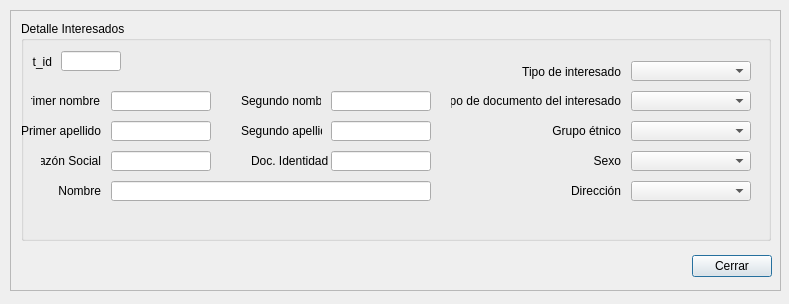
<?xml version="1.0" encoding="UTF-8"?>
<ui version="4.0">
 <class>Dialog</class>
 <widget class="QDialog" name="Dialog">
  <property name="geometry">
   <rect>
    <x>0</x>
    <y>0</y>
    <width>789</width>
    <height>304</height>
   </rect>
  </property>
  <property name="windowTitle">
   <string>Dialog</string>
  </property>
  <widget class="QScrollArea" name="scrollArea">
   <property name="geometry">
    <rect>
     <x>10</x>
     <y>10</y>
     <width>771</width>
     <height>281</height>
    </rect>
   </property>
   <property name="widgetResizable">
    <bool>true</bool>
   </property>
   <widget class="QWidget" name="scrollAreaWidgetContents">
    <property name="geometry">
     <rect>
      <x>0</x>
      <y>0</y>
      <width>769</width>
      <height>279</height>
     </rect>
    </property>
    <widget class="QWidget" name="layoutWidget">
     <property name="geometry">
      <rect>
       <x>10</x>
       <y>240</y>
       <width>751</width>
       <height>31</height>
      </rect>
     </property>
     <layout class="QHBoxLayout" name="horizontalLayout">
      <item alignment="Qt::AlignRight">
       <widget class="QPushButton" name="pushButton_cerrar">
        <property name="text">
         <string>Cerrar</string>
        </property>
       </widget>
      </item>
     </layout>
    </widget>
    <widget class="QGroupBox" name="Info_complementaria">
     <property name="geometry">
      <rect>
       <x>10</x>
       <y>10</y>
       <width>750</width>
       <height>220</height>
      </rect>
     </property>
     <property name="minimumSize">
      <size>
       <width>750</width>
       <height>220</height>
      </size>
     </property>
     <property name="maximumSize">
      <size>
       <width>750</width>
       <height>250</height>
      </size>
     </property>
     <property name="title">
      <string>Detalle Interesados</string>
     </property>
     <widget class="QLabel" name="label_16">
      <property name="geometry">
       <rect>
        <x>10</x>
        <y>70</y>
        <width>69</width>
        <height>20</height>
       </rect>
      </property>
      <property name="minimumSize">
       <size>
        <width>69</width>
        <height>20</height>
       </size>
      </property>
      <property name="maximumSize">
       <size>
        <width>69</width>
        <height>20</height>
       </size>
      </property>
      <property name="text">
       <string>Primer nombre</string>
      </property>
      <property name="alignment">
       <set>Qt::AlignRight|Qt::AlignTrailing|Qt::AlignVCenter</set>
      </property>
     </widget>
     <widget class="QLineEdit" name="lineEdit_primer_nombre">
      <property name="geometry">
       <rect>
        <x>90</x>
        <y>70</y>
        <width>100</width>
        <height>20</height>
       </rect>
      </property>
      <property name="minimumSize">
       <size>
        <width>100</width>
        <height>20</height>
       </size>
      </property>
      <property name="maximumSize">
       <size>
        <width>100</width>
        <height>20</height>
       </size>
      </property>
     </widget>
     <widget class="QLabel" name="label_17">
      <property name="geometry">
       <rect>
        <x>220</x>
        <y>70</y>
        <width>80</width>
        <height>20</height>
       </rect>
      </property>
      <property name="minimumSize">
       <size>
        <width>80</width>
        <height>20</height>
       </size>
      </property>
      <property name="maximumSize">
       <size>
        <width>80</width>
        <height>20</height>
       </size>
      </property>
      <property name="text">
       <string>Segundo nombre</string>
      </property>
     </widget>
     <widget class="QLineEdit" name="lineEdit_segundo_nombre">
      <property name="geometry">
       <rect>
        <x>310</x>
        <y>70</y>
        <width>100</width>
        <height>20</height>
       </rect>
      </property>
      <property name="minimumSize">
       <size>
        <width>100</width>
        <height>20</height>
       </size>
      </property>
      <property name="maximumSize">
       <size>
        <width>100</width>
        <height>20</height>
       </size>
      </property>
     </widget>
     <widget class="QLabel" name="label_18">
      <property name="geometry">
       <rect>
        <x>0</x>
        <y>100</y>
        <width>80</width>
        <height>20</height>
       </rect>
      </property>
      <property name="minimumSize">
       <size>
        <width>80</width>
        <height>20</height>
       </size>
      </property>
      <property name="maximumSize">
       <size>
        <width>80</width>
        <height>20</height>
       </size>
      </property>
      <property name="text">
       <string>Primer apellido</string>
      </property>
      <property name="alignment">
       <set>Qt::AlignRight|Qt::AlignTrailing|Qt::AlignVCenter</set>
      </property>
     </widget>
     <widget class="QComboBox" name="comboBox_tipo_interesado">
      <property name="geometry">
       <rect>
        <x>610</x>
        <y>40</y>
        <width>120</width>
        <height>20</height>
       </rect>
      </property>
      <property name="minimumSize">
       <size>
        <width>120</width>
        <height>20</height>
       </size>
      </property>
      <property name="maximumSize">
       <size>
        <width>120</width>
        <height>20</height>
       </size>
      </property>
     </widget>
     <widget class="QComboBox" name="comboBox_sexo">
      <property name="geometry">
       <rect>
        <x>610</x>
        <y>130</y>
        <width>120</width>
        <height>20</height>
       </rect>
      </property>
      <property name="minimumSize">
       <size>
        <width>120</width>
        <height>20</height>
       </size>
      </property>
      <property name="maximumSize">
       <size>
        <width>120</width>
        <height>20</height>
       </size>
      </property>
     </widget>
     <widget class="QComboBox" name="comboBox_direccion">
      <property name="geometry">
       <rect>
        <x>610</x>
        <y>160</y>
        <width>120</width>
        <height>20</height>
       </rect>
      </property>
      <property name="minimumSize">
       <size>
        <width>120</width>
        <height>20</height>
       </size>
      </property>
      <property name="maximumSize">
       <size>
        <width>120</width>
        <height>20</height>
       </size>
      </property>
     </widget>
     <widget class="QLineEdit" name="lineEdit_primer_apellido">
      <property name="geometry">
       <rect>
        <x>90</x>
        <y>100</y>
        <width>100</width>
        <height>20</height>
       </rect>
      </property>
      <property name="minimumSize">
       <size>
        <width>100</width>
        <height>20</height>
       </size>
      </property>
      <property name="maximumSize">
       <size>
        <width>100</width>
        <height>20</height>
       </size>
      </property>
     </widget>
     <widget class="QLabel" name="label_19">
      <property name="geometry">
       <rect>
        <x>500</x>
        <y>40</y>
        <width>100</width>
        <height>21</height>
       </rect>
      </property>
      <property name="minimumSize">
       <size>
        <width>100</width>
        <height>20</height>
       </size>
      </property>
      <property name="maximumSize">
       <size>
        <width>100</width>
        <height>31</height>
       </size>
      </property>
      <property name="text">
       <string>Tipo de interesado</string>
      </property>
      <property name="alignment">
       <set>Qt::AlignRight|Qt::AlignTrailing|Qt::AlignVCenter</set>
      </property>
     </widget>
     <widget class="QLabel" name="label_23">
      <property name="geometry">
       <rect>
        <x>520</x>
        <y>130</y>
        <width>80</width>
        <height>20</height>
       </rect>
      </property>
      <property name="minimumSize">
       <size>
        <width>80</width>
        <height>20</height>
       </size>
      </property>
      <property name="maximumSize">
       <size>
        <width>80</width>
        <height>20</height>
       </size>
      </property>
      <property name="text">
       <string>Sexo</string>
      </property>
      <property name="alignment">
       <set>Qt::AlignRight|Qt::AlignTrailing|Qt::AlignVCenter</set>
      </property>
     </widget>
     <widget class="QLabel" name="label_24">
      <property name="geometry">
       <rect>
        <x>500</x>
        <y>160</y>
        <width>100</width>
        <height>20</height>
       </rect>
      </property>
      <property name="minimumSize">
       <size>
        <width>100</width>
        <height>20</height>
       </size>
      </property>
      <property name="maximumSize">
       <size>
        <width>100</width>
        <height>20</height>
       </size>
      </property>
      <property name="text">
       <string>Dirección</string>
      </property>
      <property name="alignment">
       <set>Qt::AlignRight|Qt::AlignTrailing|Qt::AlignVCenter</set>
      </property>
     </widget>
     <widget class="QLabel" name="label_25">
      <property name="geometry">
       <rect>
        <x>10</x>
        <y>30</y>
        <width>21</width>
        <height>21</height>
       </rect>
      </property>
      <property name="minimumSize">
       <size>
        <width>20</width>
        <height>0</height>
       </size>
      </property>
      <property name="maximumSize">
       <size>
        <width>100</width>
        <height>16777215</height>
       </size>
      </property>
      <property name="text">
       <string>t_id</string>
      </property>
      <property name="alignment">
       <set>Qt::AlignRight|Qt::AlignTrailing|Qt::AlignVCenter</set>
      </property>
     </widget>
     <widget class="QLineEdit" name="lineEdit_t_id">
      <property name="geometry">
       <rect>
        <x>40</x>
        <y>30</y>
        <width>60</width>
        <height>20</height>
       </rect>
      </property>
      <property name="minimumSize">
       <size>
        <width>60</width>
        <height>20</height>
       </size>
      </property>
      <property name="maximumSize">
       <size>
        <width>60</width>
        <height>20</height>
       </size>
      </property>
     </widget>
     <widget class="QLabel" name="label_26">
      <property name="geometry">
       <rect>
        <x>220</x>
        <y>100</y>
        <width>81</width>
        <height>20</height>
       </rect>
      </property>
      <property name="minimumSize">
       <size>
        <width>80</width>
        <height>20</height>
       </size>
      </property>
      <property name="maximumSize">
       <size>
        <width>100</width>
        <height>20</height>
       </size>
      </property>
      <property name="text">
       <string>Segundo apellido</string>
      </property>
     </widget>
     <widget class="QLabel" name="label_28">
      <property name="geometry">
       <rect>
        <x>230</x>
        <y>130</y>
        <width>90</width>
        <height>20</height>
       </rect>
      </property>
      <property name="minimumSize">
       <size>
        <width>90</width>
        <height>20</height>
       </size>
      </property>
      <property name="maximumSize">
       <size>
        <width>90</width>
        <height>20</height>
       </size>
      </property>
      <property name="text">
       <string>Doc. Identidad</string>
      </property>
     </widget>
     <widget class="QLabel" name="label_30">
      <property name="geometry">
       <rect>
        <x>20</x>
        <y>130</y>
        <width>60</width>
        <height>20</height>
       </rect>
      </property>
      <property name="minimumSize">
       <size>
        <width>60</width>
        <height>20</height>
       </size>
      </property>
      <property name="maximumSize">
       <size>
        <width>60</width>
        <height>20</height>
       </size>
      </property>
      <property name="text">
       <string>Razón Social</string>
      </property>
      <property name="alignment">
       <set>Qt::AlignRight|Qt::AlignTrailing|Qt::AlignVCenter</set>
      </property>
     </widget>
     <widget class="QLineEdit" name="lineEdit_segundo_apellido">
      <property name="geometry">
       <rect>
        <x>310</x>
        <y>100</y>
        <width>100</width>
        <height>20</height>
       </rect>
      </property>
      <property name="minimumSize">
       <size>
        <width>100</width>
        <height>20</height>
       </size>
      </property>
      <property name="maximumSize">
       <size>
        <width>100</width>
        <height>20</height>
       </size>
      </property>
     </widget>
     <widget class="QLineEdit" name="lineEdit_nombre">
      <property name="geometry">
       <rect>
        <x>90</x>
        <y>160</y>
        <width>320</width>
        <height>20</height>
       </rect>
      </property>
      <property name="minimumSize">
       <size>
        <width>320</width>
        <height>20</height>
       </size>
      </property>
      <property name="maximumSize">
       <size>
        <width>320</width>
        <height>20</height>
       </size>
      </property>
     </widget>
     <widget class="QLineEdit" name="lineEdit_docu_identidad">
      <property name="geometry">
       <rect>
        <x>310</x>
        <y>130</y>
        <width>100</width>
        <height>20</height>
       </rect>
      </property>
      <property name="minimumSize">
       <size>
        <width>100</width>
        <height>20</height>
       </size>
      </property>
      <property name="maximumSize">
       <size>
        <width>100</width>
        <height>20</height>
       </size>
      </property>
     </widget>
     <widget class="QLineEdit" name="lineEdit_razon_social">
      <property name="geometry">
       <rect>
        <x>90</x>
        <y>130</y>
        <width>100</width>
        <height>20</height>
       </rect>
      </property>
      <property name="minimumSize">
       <size>
        <width>100</width>
        <height>20</height>
       </size>
      </property>
      <property name="maximumSize">
       <size>
        <width>100</width>
        <height>20</height>
       </size>
      </property>
     </widget>
     <widget class="QLabel" name="label_33">
      <property name="geometry">
       <rect>
        <x>0</x>
        <y>160</y>
        <width>80</width>
        <height>20</height>
       </rect>
      </property>
      <property name="minimumSize">
       <size>
        <width>80</width>
        <height>20</height>
       </size>
      </property>
      <property name="maximumSize">
       <size>
        <width>80</width>
        <height>20</height>
       </size>
      </property>
      <property name="text">
       <string>Nombre</string>
      </property>
      <property name="alignment">
       <set>Qt::AlignRight|Qt::AlignTrailing|Qt::AlignVCenter</set>
      </property>
     </widget>
     <widget class="QComboBox" name="comboBox_tipodocu_interesado">
      <property name="geometry">
       <rect>
        <x>610</x>
        <y>70</y>
        <width>120</width>
        <height>20</height>
       </rect>
      </property>
      <property name="minimumSize">
       <size>
        <width>120</width>
        <height>20</height>
       </size>
      </property>
      <property name="maximumSize">
       <size>
        <width>120</width>
        <height>20</height>
       </size>
      </property>
     </widget>
     <widget class="QLabel" name="label_27">
      <property name="geometry">
       <rect>
        <x>430</x>
        <y>70</y>
        <width>170</width>
        <height>20</height>
       </rect>
      </property>
      <property name="minimumSize">
       <size>
        <width>170</width>
        <height>20</height>
       </size>
      </property>
      <property name="maximumSize">
       <size>
        <width>170</width>
        <height>20</height>
       </size>
      </property>
      <property name="text">
       <string>Tipo de documento del interesado</string>
      </property>
      <property name="alignment">
       <set>Qt::AlignRight|Qt::AlignTrailing|Qt::AlignVCenter</set>
      </property>
     </widget>
     <widget class="QComboBox" name="comboBox_grupo_etnico">
      <property name="geometry">
       <rect>
        <x>610</x>
        <y>100</y>
        <width>120</width>
        <height>20</height>
       </rect>
      </property>
      <property name="minimumSize">
       <size>
        <width>120</width>
        <height>20</height>
       </size>
      </property>
      <property name="maximumSize">
       <size>
        <width>120</width>
        <height>20</height>
       </size>
      </property>
     </widget>
     <widget class="QLabel" name="label_29">
      <property name="geometry">
       <rect>
        <x>520</x>
        <y>100</y>
        <width>80</width>
        <height>20</height>
       </rect>
      </property>
      <property name="minimumSize">
       <size>
        <width>80</width>
        <height>20</height>
       </size>
      </property>
      <property name="maximumSize">
       <size>
        <width>80</width>
        <height>20</height>
       </size>
      </property>
      <property name="text">
       <string>Grupo étnico</string>
      </property>
      <property name="alignment">
       <set>Qt::AlignRight|Qt::AlignTrailing|Qt::AlignVCenter</set>
      </property>
     </widget>
    </widget>
   </widget>
  </widget>
 </widget>
 <resources/>
 <connections/>
</ui>
